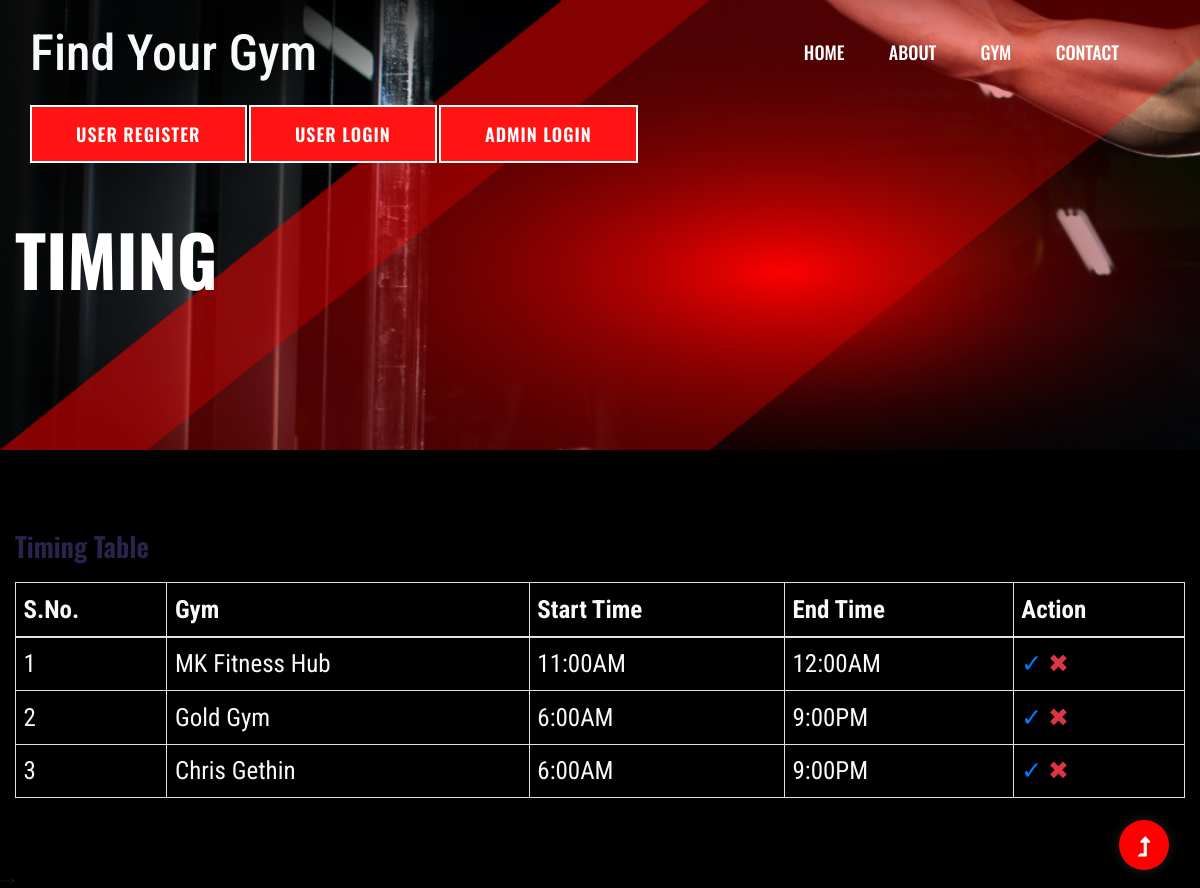
The page /timing_table.php on the database its author committed.
### tables this page shows
CREATE TABLE `timing` (
  `id` int(10) NOT NULL,
  `gym_id` int(10) NOT NULL,
  `start_time` varchar(100) NOT NULL,
  `end_time` varchar(100) NOT NULL,
  `status` varchar(100) NOT NULL,
  `created_at` timestamp(6) NOT NULL DEFAULT current_timestamp(6) ON UPDATE current_timestamp(6)
);

CREATE TABLE `gym` (
  `id` int(10) NOT NULL,
  `gym_name` varchar(100) NOT NULL,
  `gym_contact` bigint(100) NOT NULL,
  `gym_whatsapp_contact` bigint(100) NOT NULL,
  `gym_address` longtext NOT NULL,
  `gym_photo` varchar(100) NOT NULL,
  `status` varchar(100) NOT NULL,
  `created_at` timestamp(6) NOT NULL DEFAULT current_timestamp(6) ON UPDATE current_timestamp(6)
);

### timing_table.php (the view, shortened to what this page needs)
<?php include "header.php"; ?>
<main>
    <div class="slider-area2">
        <div class="slider-height2 d-flex align-items-center">
            <div class="container">
                <div class="row">
                    <div class="col-xl-12">
                        <div class="hero-cap hero-cap2 pt-70">
                            <h2>Timing</h2>
                        </div>
                    </div>
                </div>
            </div>
        </div>
    </div>
    <section class="contact-section">
        <div class="container">
            <div class="row">
                <div class="col-12">
                    <h2 class="contact-title">Timing Table</h2>
                </div>
                <div class="col-lg-12">
                    <table class="table table-bordered text-light" style="font-size:25px;">
                        <thead>
                            <tr>
                                <th>S.No.</th>
                                <th>Gym</th>
                                <th>Start Time</th>
                                <th>End Time</th>
                                <th>Action</th>
                            </tr>
                        </thead>
                        <tbody>
                            <?php
                                $s=1;
                                include 'config.php';
                                $query="select timing.*,gym.gym_name from timing
                                inner join gym
                                on timing.gym_id=gym.id";
                                $result=mysqli_query($con,$query);
                                while($row=mysqli_fetch_array($result)){
                            ?>
                            <tr>
                                <td><?php echo $s; ?></td>
                                <td><?php echo $row['gym_name']; ?></td>
                                <td><?php echo $row['start_time']; ?></td>
                                <td><?php echo $row['end_time']; ?></td>
                                <td><a class="text-primary" href="timing_update.php?id=<?php echo $row['id']; ?>">&#10003;</a>
                                <a class="text-danger" href="timing_delete.php?id=<?php echo $row['id']; ?>">&#10006;</a></td>
                            </tr>
                            <?php $s++; } ?>
                        </tbody>
                    </table>
                </div>
            </div>
        </div>
    </section>
</main>
<?php include "footer.php"; ?>

### rows shown on the page
timing: gym.gym_name "MK Fitness Hub", start_time "11:00AM", end_time "12:00AM"
timing: gym.gym_name "Gold Gym", start_time "6:00AM", end_time "9:00PM"
timing: gym.gym_name "Chris Gethin", start_time "6:00AM", end_time "9:00PM"
